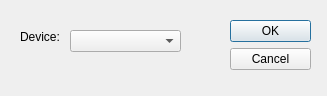
<?xml version="1.0" encoding="UTF-8"?>
<ui version="4.0">
 <class>removeDevice</class>
 <widget class="QDialog" name="removeDevice">
  <property name="geometry">
   <rect>
    <x>0</x>
    <y>0</y>
    <width>327</width>
    <height>96</height>
   </rect>
  </property>
  <property name="windowTitle">
   <string>Dialog</string>
  </property>
  <widget class="QDialogButtonBox" name="buttonBox">
   <property name="geometry">
    <rect>
     <x>230</x>
     <y>20</y>
     <width>81</width>
     <height>221</height>
    </rect>
   </property>
   <property name="orientation">
    <enum>Qt::Vertical</enum>
   </property>
   <property name="standardButtons">
    <set>QDialogButtonBox::Cancel|QDialogButtonBox::Ok</set>
   </property>
  </widget>
  <widget class="QLabel" name="deviceLabel">
   <property name="geometry">
    <rect>
     <x>20</x>
     <y>30</y>
     <width>47</width>
     <height>13</height>
    </rect>
   </property>
   <property name="text">
    <string>Device:</string>
   </property>
  </widget>
  <widget class="QComboBox" name="deviceBox">
   <property name="geometry">
    <rect>
     <x>70</x>
     <y>30</y>
     <width>111</width>
     <height>22</height>
    </rect>
   </property>
  </widget>
 </widget>
 <resources/>
 <connections>
  <connection>
   <sender>buttonBox</sender>
   <signal>accepted()</signal>
   <receiver>removeDevice</receiver>
   <slot>accept()</slot>
   <hints>
    <hint type="sourcelabel">
     <x>248</x>
     <y>254</y>
    </hint>
    <hint type="destinationlabel">
     <x>157</x>
     <y>274</y>
    </hint>
   </hints>
  </connection>
  <connection>
   <sender>buttonBox</sender>
   <signal>rejected()</signal>
   <receiver>removeDevice</receiver>
   <slot>reject()</slot>
   <hints>
    <hint type="sourcelabel">
     <x>316</x>
     <y>260</y>
    </hint>
    <hint type="destinationlabel">
     <x>286</x>
     <y>274</y>
    </hint>
   </hints>
  </connection>
 </connections>
</ui>
